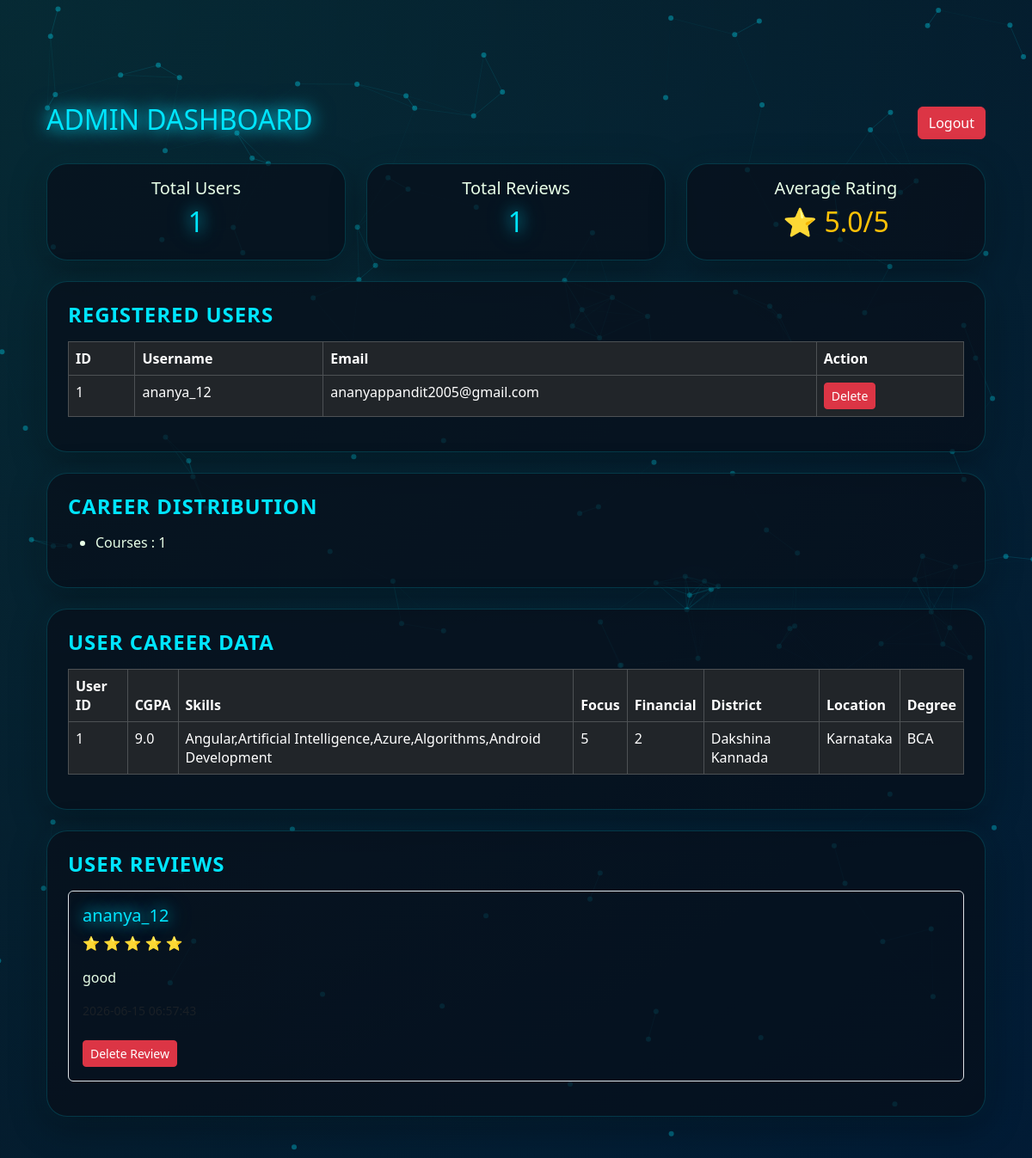
/admin-dashboard (signed in), run on the app's committed database.
### app.py (models this page shows)
class User(db.Model):
    id = db.Column(db.Integer, primary_key=True)
    username = db.Column(
        db.String(100),
        unique=True,
        nullable=False
    )
    email = db.Column(
        db.String(120),
        unique=True,
        nullable=False
    )
    password = db.Column(
        db.String(200),
        nullable=False
    )
    reviews = db.relationship(
        'Review',
        backref='user',
        lazy=True,
        cascade='all, delete'
    )

class UserInput(db.Model):
    id = db.Column(db.Integer, primary_key=True)
    user_id = db.Column(
        db.Integer,
        db.ForeignKey('user.id')
    )
    cgpa = db.Column(db.Float, nullable=False)
    skills = db.Column(db.String(500), nullable=False)
    focus_level = db.Column(db.Integer, nullable=False)
    financial_stability = db.Column(db.Integer, nullable=False)
    district = db.Column(db.String(100), nullable=False)
    preferred_location = db.Column(db.String(100))
    degree = db.Column(db.String(20), nullable=False)

class Review(db.Model):
    id = db.Column(
        db.Integer,
        primary_key=True
    )
    user_id = db.Column(
        db.Integer,
        db.ForeignKey('user.id'),
        nullable=False
    )
    rating = db.Column(
        db.Integer,
        nullable=False
    )
    review = db.Column(
        db.Text,
        nullable=False
    )
    created_at = db.Column(
        db.DateTime,
        default=db.func.current_timestamp()
    )

### app.py (the view)
@app.route('/admin-dashboard')
def admin_dashboard():
    if not session.get('admin'):
        return redirect('/admin-login')
    users = User.query.all()
    data = UserInput.query.all()
    reviews = Review.query.order_by(
        Review.created_at.desc()
    ).all()
    total_users = len(users)
    total_reviews = len(reviews)
    avg_rating = 0
    if reviews:
        avg_rating = round(
            sum(r.rating for r in reviews) / total_reviews,
            1
        )
    career_list = []
    for d in data:
        skills = normalize_skills(d.skills)
        career_list.append(
            choose_prediction(
                d.cgpa,
                skills,
                d.focus_level,
                d.financial_stability
            )
        )
    career_stats = Counter(career_list)
    return render_template(
        'admindashboard.html',
        users=users,
        data=data,
        reviews=reviews,
        total_users=total_users,
        total_reviews=total_reviews,
        avg_rating=avg_rating,
        career_stats=career_stats
    )

### app.py (called while the page is built, shortened)
def normalize_skills(text):
    if not text:
        return []
    return [s.strip().lower() for s in text.split(',') if s.strip()]

def has_strong(skills):
    strong = ['python','data','sql','ai','ml','cloud','sap']
    return any(k in skill for skill in skills for k in strong)

def choose_prediction(cgpa, skills, focus, financial):
    if financial <= 4:
        if has_strong(skills):
            return "Job"
        elif focus >= 6:
            return "Internship"
        else:
            return "Courses"

### templates/admindashboard.html (shortened to what this page needs)
{% extends "base.html" %}
{% block content %}
<div class="container">
    <div class="d-flex justify-content-between align-items-center mb-4">
        <h2 class="neon-text">
            ADMIN DASHBOARD
        </h2>
        <a href="/admin-logout"
           class="btn btn-danger">
            Logout
        </a>
    </div>
    <div class="row mb-4">
        <div class="col-md-4">
            <div class="glass-card p-3 text-center">
                <h5>Total Users</h5>
                <h2 class="neon-text">
                    {{ total_users }}
                </h2>
            </div>
        </div>
        <div class="col-md-4">
            <div class="glass-card p-3 text-center">
                <h5>Total Reviews</h5>
                <h2 class="neon-text">
                    {{ total_reviews }}
                </h2>
            </div>
        </div>
        <div class="col-md-4">
            <div class="glass-card p-3 text-center">
                <h5>Average Rating</h5>
                <h2 class="text-warning">
                    ⭐ {{ avg_rating }}/5
                </h2>
            </div>
        </div>
    </div>
    <div class="glass-card p-4 mb-4">
        <h4 class="section-title mb-3">
            Registered Users
        </h4>
        <div class="table-responsive">
            <table class="table table-dark table-bordered">
                <thead>
                    <tr>
                        <th>ID</th>
                        <th>Username</th>
                        <th>Email</th>
                        <th>Action</th>
                    </tr>
                </thead>
                <tbody>
                    {% for user in users %}
                    <tr>
                        <td>{{ user.id }}</td>
                        <td>{{ user.username }}</td>
                        <td>{{ user.email }}</td>
                        <td>
                            <a href="/admin/delete_user/{{ user.id }}"
                               class="btn btn-danger btn-sm">
                                Delete
                            </a>
                        </td>
                    </tr>
                    {% endfor %}
                </tbody>
            </table>
        </div>
    </div>
    <div class="glass-card p-4 mb-4">
        <h4 class="section-title mb-3">
            Career Distribution
        </h4>
        <ul>
            {% for career, count in career_stats.items() %}
                <li>
                    {{ career }} : {{ count }}
                </li>
            {% endfor %}
        </ul>
    </div>
    <div class="glass-card p-4 mb-4">
        <h4 class="section-title mb-3">
            User Career Data
        </h4>
        <div class="table-responsive">
            <table class="table table-dark table-bordered">
                <thead>
                    <tr>
                        <th>User ID</th>
                        <th>CGPA</th>
                        <th>Skills</th>
                        <th>Focus</th>
                        <th>Financial</th>
                        <th>District</th>
                        <th>Location</th>
                        <th>Degree</th>
                    </tr>
                </thead>
                <tbody>
                    {% for d in data %}
                    <tr>
                        <td>{{ d.user_id }}</td>
                        <td>{{ d.cgpa }}</td>
                        <td>{{ d.skills }}</td>
                        <td>{{ d.focus_level }}</td>
                        <td>{{ d.financial_stability }}</td>
                        <td>{{ d.district }}</td>
                        <td>{{ d.preferred_location }}</td>
                        <td>{{ d.degree }}</td>
                    </tr>
                    {% endfor %}
                </tbody>
            </table>
        </div>
    </div>
    <div class="glass-card p-4">
        <h4 class="section-title mb-3">
            User Reviews
        </h4>
        {% for r in reviews %}
        <div class="border p-3 mb-3 rounded">
            <h5 class="neon-text">
                {{ r.user.username }}
            </h5>
            <p>
                {% for i in range(r.rating) %}
                    ⭐
                {% endfor %}
            </p>
            <p>
                {{ r.review }}
            </p>
            <small class="text-muted">
            </small>
            <br><br>
            <a href="/admin/delete_review/{{ r.id }}"
               class="btn btn-danger btn-sm">
                Delete Review
            </a>
        </div>
        {% endfor %}
    </div>
</div>
{% endblock %}

### templates/base.html (shortened to what this page needs)
﻿<!DOCTYPE html>
<html lang="en">
<head>
   <link href="https://cdn.jsdelivr.net/npm/tom-select@2.2.2/dist/css/tom-select.css" rel="stylesheet">
    <link href="https://cdn.jsdelivr.net/npm/bootstrap@5.3.3/dist/css/bootstrap.min.css" rel="stylesheet">
</head>
<body class="{% block body_class %}{% endblock %} page-fade">
    <main class="pt-5">
        <div class="container py-5">
            {% block content %}{% endblock %}
        </div>
    </main>
<div id="particles-js"></div>
</body>
</html>

### templates/base.html (style rules this page uses)
:root { --bg: #030506; --panel: rgba(7, 16, 11, 0.92); --text: #e8ffe8; --muted: #a8f2ff; --accent: #00e5ff; --border: rgba(0, 229, 255, 0.25); }
* { box-sizing: border-box; }
body { margin: 0; min-height: 100vh; font-family: 'Segoe UI', sans-serif; background: radial-gradient(circle at top left, rgba(0,229,255,0.12), transparent 25%), radial-gradient(circle at bottom right, rgba(0,140,255,0.12), transparent 28%), linear-gradient( -45deg, #02040a, #08111f, #001f3f, #071018 ); background-size: 400% 400%; animation: gradientMove 14s ease infinite; color: var(--text); overflow-x: hidden; }
.page-fade { opacity: 0; animation: fadeInPage 0.8s ease forwards; }
.glass-card { background: rgba(8, 15, 25, 0.72); border: 1px solid rgba(0, 229, 255, 0.18); border-radius: 24px; box-shadow: 0 10px 40px rgba(0,0,0,0.35), 0 0 25px rgba(0,229,255,0.06); backdrop-filter: blur(18px); transition: 0.3s ease; }
.section-title { color: var(--accent); font-weight: 700; letter-spacing: 0.04em; text-transform: uppercase; }
.neon-text { color: var(--accent); text-shadow: 0 0 18px rgba(0,229,255,0.95), 0 0 28px rgba(0,229,255,0.55); }
#particles-js { position: fixed; width: 100%; height: 100%; top: 0; left: 0; z-index: -1; }

### data on the page
User: id "1", username "ananya_12", email "ananyappandit2005@gmail.com"
UserInput: user_id "1", cgpa "9.0", skills "Angular,Artificial Intelligence,Azure,Algorithms,Android Development", focus_level "5", financial_stability "2", district "Dakshina Kannada", preferred_location "Karnataka", degree "BCA"
Review: user.username "ananya_12", rating 5 (drawn), review "good"

### other printed values
{{ total_users }} "1"
{{ total_reviews }} "1"
{{ avg_rating }} "5.0"
{{ career }} "Courses"
{{ count }} "1"
